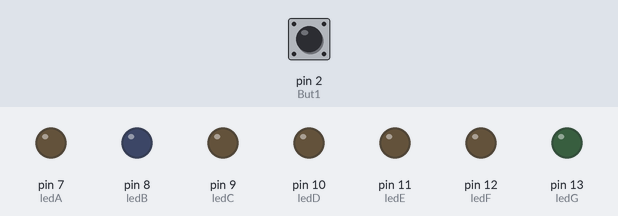
Bench run of a sketch on a simulated Arduino Uno, built with avr-gcc and run on an emulated ATmega328P. Shown: output pins drawn as LEDs (lit = HIGH). Dashed ring = blinking. The test bench sets the inputs (shaded band); at power-on: pin 2 (But1) LOW.

Above: at 1.2 s.
1.3 s: pin 2 (But1) pulled HIGH for 1 s
At 1.7 s:
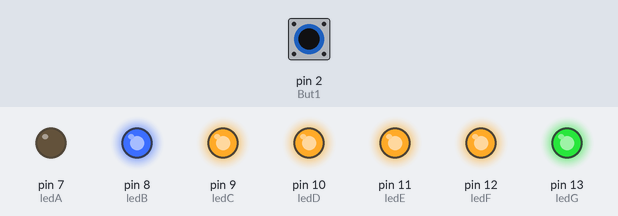
3.8 s: pin 2 (But1) pulled HIGH for 0.15 s
At 4.1 s:
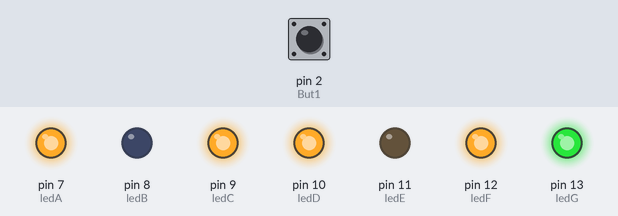
5.8 s: pin 2 (But1) pulled HIGH for 0.15 s
At 6.2 s:
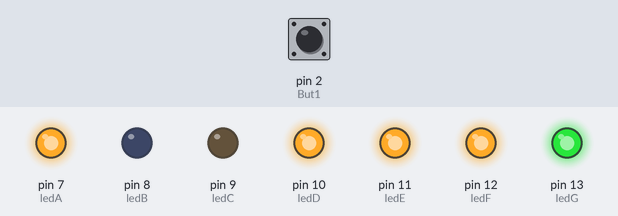
7.8 s: pin 2 (But1) pulled HIGH for 3.2 s
At 9.1 s:
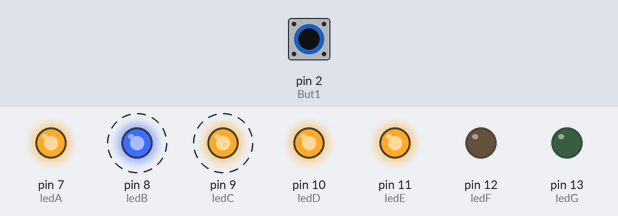
Timing chart, 0 to 12.8 s (numbered marks = the images above; inputs shaded):
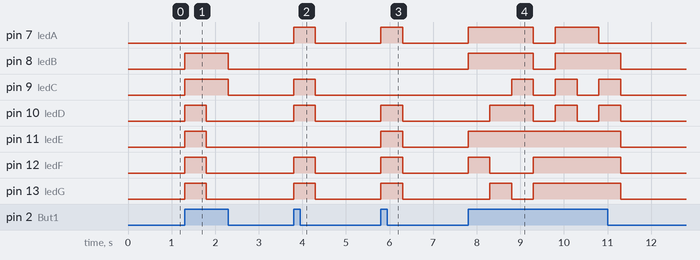

The sketch:

Comptador_ciclic__1_apretant_boto.ino
```cpp
//int LedPin [] {7,8,9,10,11,12,13};
//int lednum = 7;
const int ledA = 7;
const int ledB = 8;
const int ledC = 9;
const int ledD = 10;
const int ledE = 11;
const int ledF = 12;
const int ledG = 13;
const int But1 = 2;
int numPosition = 0;
bool started = false;

void setup()
{
    Serial.begin(9600);
    pinMode(ledA, OUTPUT); // definir el pin 5 com una sortida
    pinMode(ledB, OUTPUT); // definir el pin 6 com una sortida
    pinMode(ledC, OUTPUT); // definir el pin 7 com una sortida
    pinMode(ledD, OUTPUT); // definir el pin 8 com una sortida
    pinMode(ledE, OUTPUT); // definir el pin 9 com una sortida
    pinMode(ledF, OUTPUT); // definir el pin 10 com una sortida
    pinMode(ledG, OUTPUT); // definir el pin 11 com una sortida
    pinMode(But1, INPUT);
}

void loop()
{
    if (ButtonClicked(But1))
    {
        LedSequence();
    }
}

void TurnOnLedWhenBut1Clicked(int led)
{
    TurnOnLed(led, ButtonClicked(But1));
}

void ShowLeds(int on[], int off[])
{
    for (int i = 0; i < sizeof(on); i++)
    {
        Serial.print(on[i] + " - " + i);
        TurnOnLed(on[i], true);
    }

    for (int i = 0; i < sizeof(off); i++)
    {
        Serial.print(off[i] + " - " + i);
        TurnOnLed(off[i], false);
    }
}

void LedSequence()
{
    if (!started) // o (started == false)
    {
        started = true;
        int delayTime = 500;

        if (numPosition == 0)
        {
            // int on[] = { ledB, ledC, ledD, ledE, ledF, ledB, ledG };
            // int off[] = { ledA };
            // ShowLeds(on, off);

            TurnOnLed(ledA, false); //0
            TurnOnLed(ledB, true);
            TurnOnLed(ledC, true);
            TurnOnLed(ledD, true);
            TurnOnLed(ledE, true);
            TurnOnLed(ledF, true);
            TurnOnLed(ledG, true);
            delay(delayTime);
        }
        else if (numPosition == 1)
        {
            // int on[] = { ledB, ledC };
            // int off[] = { ledA, ledD, ledE, ledF, ledB, ledG };
            // ShowLeds(on, off);

            TurnOnLed(ledA, false); //1
            TurnOnLed(ledB, true);
            TurnOnLed(ledC, true);
            TurnOnLed(ledD, false);
            TurnOnLed(ledE, false);
            TurnOnLed(ledF, false);
            TurnOnLed(ledG, false);
            delay(delayTime);
        }
        else if (numPosition == 2)
        {
            TurnOnLed(ledA, true); //2
            TurnOnLed(ledB, false);
            TurnOnLed(ledC, true);
            TurnOnLed(ledD, true);
            TurnOnLed(ledE, false);
            TurnOnLed(ledF, true);
            TurnOnLed(ledG, true);

            delay(delayTime);
        }
        else if (numPosition == 3)
        {
            TurnOnLed(ledA, true); //3
            TurnOnLed(ledB, false);
            TurnOnLed(ledC, false);
            TurnOnLed(ledD, true);
            TurnOnLed(ledE, true);
            TurnOnLed(ledF, true);
            TurnOnLed(ledG, true);

            delay(delayTime);
        }
        else if (numPosition == 4)
        {
            TurnOnLed(ledA, true); //4
            TurnOnLed(ledB, true);
            TurnOnLed(ledC, false);
            TurnOnLed(ledD, false);
            TurnOnLed(ledE, true);
            TurnOnLed(ledF, true);
            TurnOnLed(ledG, false);

            delay(delayTime);
        }
        else if (numPosition == 5)
        {
            TurnOnLed(ledA, true); //5
            TurnOnLed(ledB, true);
            TurnOnLed(ledC, false);
            TurnOnLed(ledD, true);
            TurnOnLed(ledE, true);
            TurnOnLed(ledF, false);
            TurnOnLed(ledG, true);

            delay(delayTime);
        }
        else if (numPosition == 6)
        {
            TurnOnLed(ledA, true); //6
            TurnOnLed(ledB, true);
            TurnOnLed(ledC, true);
            TurnOnLed(ledD, true);
            TurnOnLed(ledE, true);
            TurnOnLed(ledF, false);
            TurnOnLed(ledG, false);

            delay(delayTime);
        }
        else if (numPosition == 7)
        {
            TurnOnLed(ledA, false); //7
            TurnOnLed(ledB, false);
            TurnOnLed(ledC, false);
            TurnOnLed(ledD, false);
            TurnOnLed(ledE, true);
            TurnOnLed(ledF, true);
            TurnOnLed(ledG, true);

            delay(delayTime);
        }
        else if (numPosition == 8)
        {
            TurnOnLed(ledA, true); //8
            TurnOnLed(ledB, true);
            TurnOnLed(ledC, true);
            TurnOnLed(ledD, true);
            TurnOnLed(ledE, true);
            TurnOnLed(ledF, true);
            TurnOnLed(ledG, true);

            delay(delayTime);
        }
        else if (numPosition == 9)
        {
            TurnOnLed(ledA, true);
            TurnOnLed(ledB, true);
            TurnOnLed(ledC, false);
            TurnOnLed(ledD, false);
            TurnOnLed(ledE, true);
            TurnOnLed(ledF, true);
            TurnOnLed(ledG, true);

            delay(delayTime);
        }
        started = false;
        numPosition = (numPosition + 1) % 10;
        TurnOnAllLeds(false);
    }
}

void TurnOnAllLeds(bool on)
{
    TurnOnLed(ledA, on);
    TurnOnLed(ledB, on);
    TurnOnLed(ledC, on);
    TurnOnLed(ledD, on);
    TurnOnLed(ledE, on);
    TurnOnLed(ledF, on);
    TurnOnLed(ledG, on);
}

// metodes suport reutilitzables wey, no mames

void TurnOnLed(int led, bool on)
{
    digitalWrite(led, on ? 1 : 0);
}

bool ButtonClicked(int button)
{
    return digitalRead(button) == 1;
}

// TurnOnLedWhenBut1Clicked (ledF);
//TurnOnLed(ledA,ButtonClicked (But1));
//  digitalWrite(ledB,ButtonClicked (But1) ? 1 : 0 );
//  digitalWrite(ledC, 0);
//  TurnOnLed(ledD, false);
```

Measured:
- after the input at 1.3 s, pin 8 (ledB), pin 9 (ledC): LOW → HIGH at once, → LOW 1.0 s later; pin 10 (ledD), pin 11 (ledE), pin 12 (ledF), pin 13 (ledG): LOW → HIGH at once, → LOW 0.50 s later
- after the input at 3.8 s, pin 7 (ledA), pin 9 (ledC), pin 10 (ledD), pin 12 (ledF), pin 13 (ledG): LOW → HIGH at once, → LOW 0.50 s later
- after the input at 5.8 s, pin 7 (ledA), pin 10 (ledD), pin 11 (ledE), pin 12 (ledF), pin 13 (ledG): LOW → HIGH at once, → LOW 0.50 s later
- after the input at 7.8 s, pin 7 (ledA): LOW → HIGH at once, → LOW 1.5 s later, → HIGH 0.50 s later, → LOW 1.0 s later; pin 8 (ledB): alternates HIGH for 1.5 s and LOW for 0.50 s, starting at once
